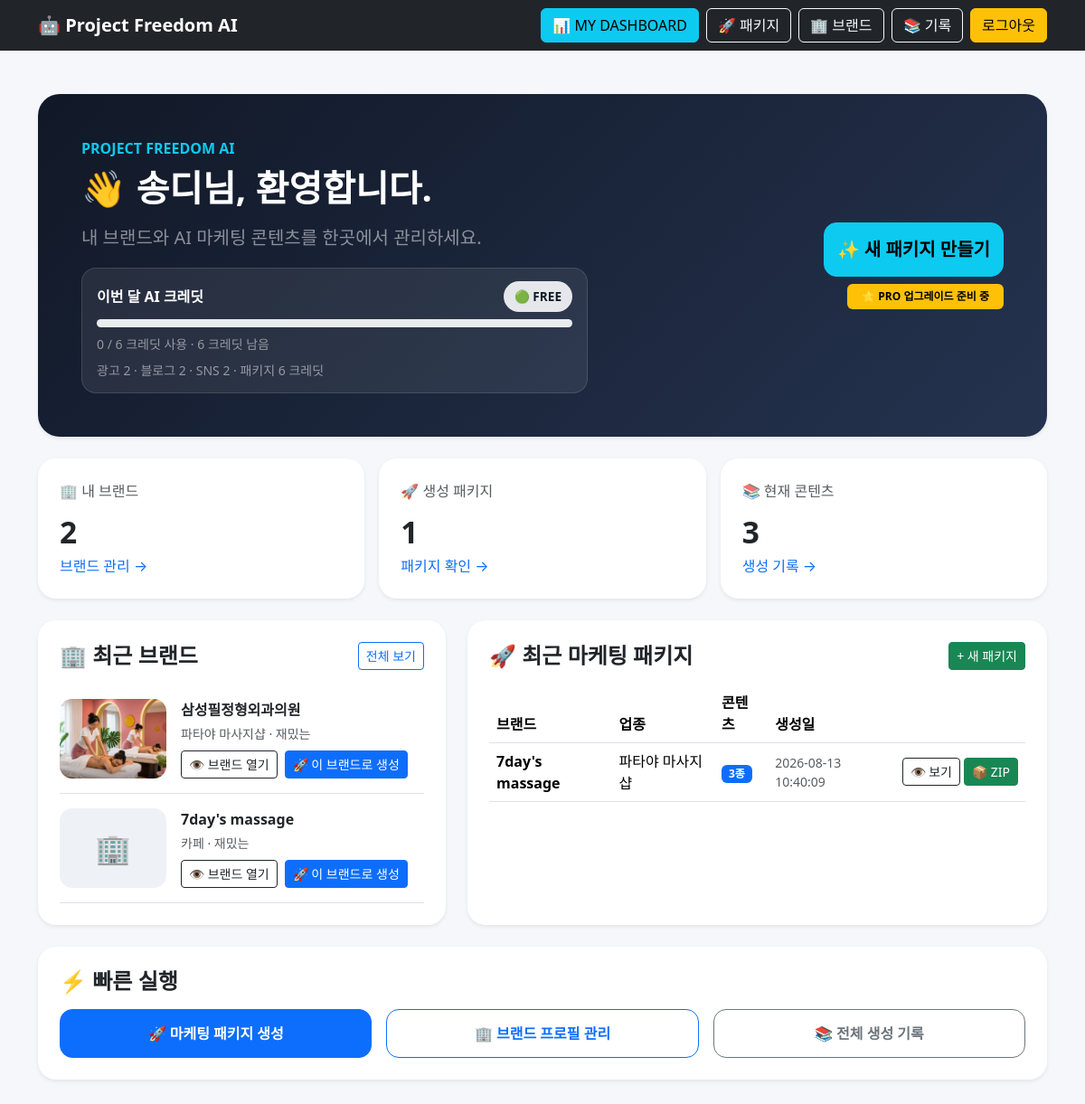
/dashboard (signed in), run on an earlier commit of the app's database.
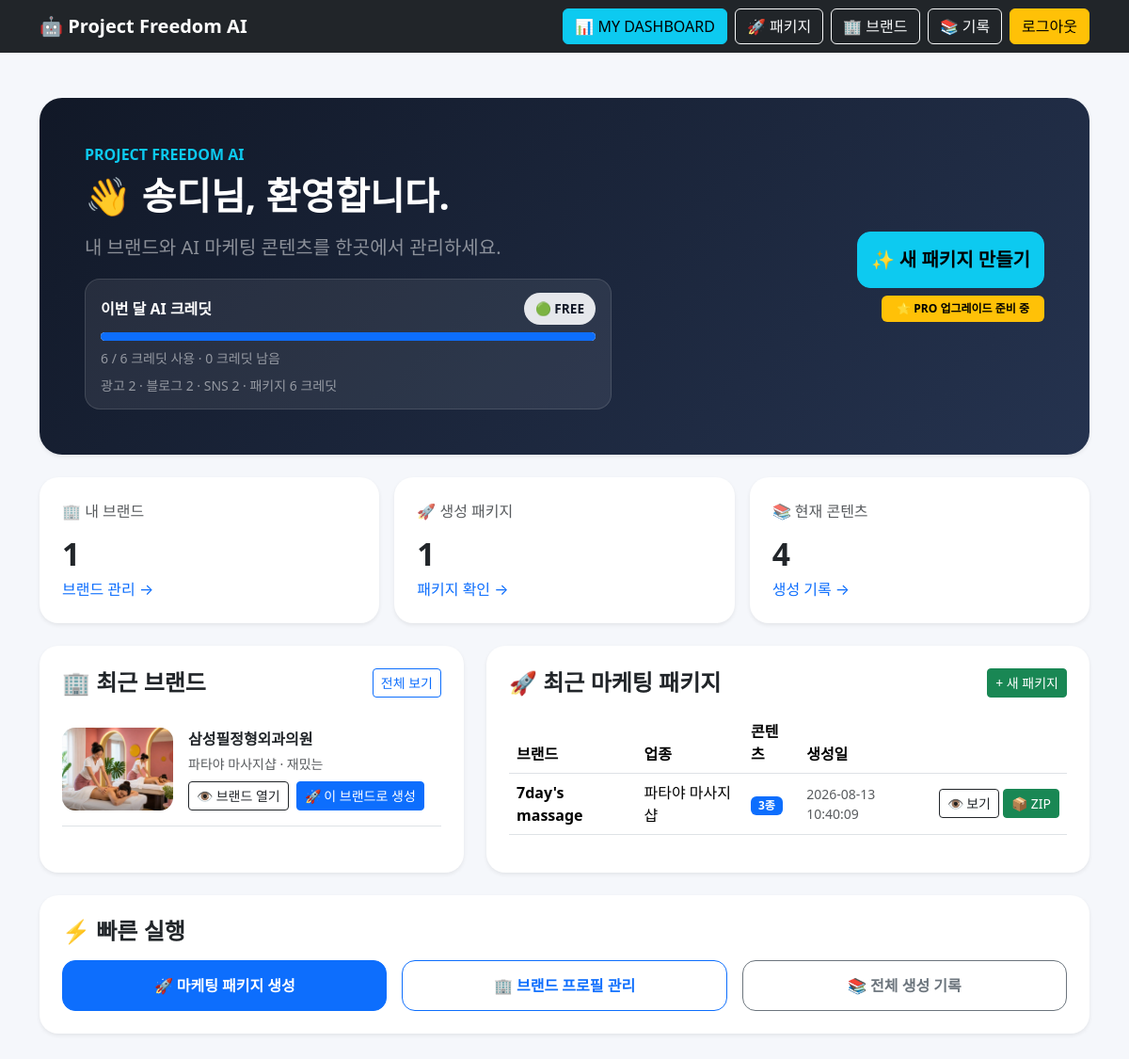
And on a later commit of the database.
### tables this page shows
CREATE TABLE brand_profiles (
            id INTEGER PRIMARY KEY AUTOINCREMENT,
            business TEXT NOT NULL,
            company TEXT NOT NULL,
            style TEXT NOT NULL,
            image_style TEXT DEFAULT '고급스러운 실사',
            sns_platform TEXT DEFAULT '인스타그램',
            blog_length TEXT DEFAULT '2000자',
            ads_count INTEGER DEFAULT 5,
            created_at TIMESTAMP DEFAULT CURRENT_TIMESTAMP
        , user_id INTEGER);

CREATE TABLE history (
            id INTEGER PRIMARY KEY AUTOINCREMENT,
            business TEXT,
            company TEXT,
            style TEXT,
            result TEXT
        , image_url TEXT, content_type TEXT DEFAULT 'general', package_id TEXT, brand_profile_id INTEGER, created_at TEXT, version INTEGER DEFAULT 1, is_current INTEGER DEFAULT 1, user_id INTEGER);

### app.py (the view)
@app.route("/dashboard")
@login_required
def dashboard():
    dashboard_data = get_dashboard_data(session["user_id"])
    return render_template("dashboard.html", dashboard=dashboard_data)

### database/db.py (called while the page is built)
def _connect():
    return sqlite3.connect(str(DB_PATH))

### routes/auth.py (called while the page is built)
def login_required(view_function):
    @wraps(view_function)
    def wrapped_view(*args, **kwargs):
        if not session.get("user_id"):
            return redirect(
                url_for("auth.login")
            )
        return view_function(
            *args,
            **kwargs
        )
    return wrapped_view

### templates/dashboard.html (shortened to what the changed rows need)
<!DOCTYPE html>
<html lang="ko">
<head>
    <link
        href="https://cdn.jsdelivr.net/npm/bootstrap@5.3.7/dist/css/bootstrap.min.css"
        rel="stylesheet">
</head>
<body>
<div class="container py-5">
    <section class="hero shadow-sm p-4 p-md-5 mb-4">
        <div class="row align-items-center g-4">
            <div class="col-lg-8">
                <h1 class="fw-bold mb-3">
                    👋 {{ session.get("user_name") }}님, 환영합니다.
                </h1>
                <div class="usage-box">
                    <div class="d-flex justify-content-between align-items-center mb-2">
                        <div class="fw-bold">이번 달 AI 크레딧</div>
                        <span class="plan-pill {{ 'plan-pro' if session.get('plan') == 'PRO' else 'plan-free' }}">
                        </span>
                    </div>
                    <div class="progress" style="height: 9px;">
                        <div class="progress-bar" role="progressbar"
                             style="width: {{ session.get('plan_percent', 0) }}%"></div>
                    </div>
                    <div class="small text-white-50 mt-2">
                        {{ session.get('plan_used', 0) }} / {{ session.get('plan_limit', 6) }} 크레딧 사용
                        · {{ session.get('plan_remaining', 6) }} 크레딧 남음
                    </div>
                    <div class="small text-white-50 mt-2">
                        광고 2 · 블로그 2 · SNS 2 · 패키지 6 크레딧
                    </div>
                </div>
            </div>
        </div>
    </section>
    <div class="row g-3 mb-4">
        <div class="col-md-4">
            <div class="card dashboard-card shadow-sm h-100">
                <div class="card-body p-4">
                    <div class="text-muted mb-2">🏢 내 브랜드</div>
                    <div class="stat-number">{{ dashboard.brand_count }}</div>
                    <a href="/profiles" class="text-decoration-none">
                        브랜드 관리 →
                    </a>
                </div>
            </div>
        </div>
        <div class="col-md-4">
            <div class="card dashboard-card shadow-sm h-100">
                <div class="card-body p-4">
                    <div class="text-muted mb-2">📚 현재 콘텐츠</div>
                    <div class="stat-number">{{ dashboard.content_count }}</div>
                    <a href="/history" class="text-decoration-none">
                        생성 기록 →
                    </a>
                </div>
            </div>
        </div>
    </div>
    <div class="row g-4">
        <div class="col-lg-5">
            <div class="card dashboard-card shadow-sm h-100">
                <div class="card-body p-4">
                    {% if dashboard.recent_brands %}
                        {% for brand in dashboard.recent_brands %}
                        <div class="d-flex gap-3 align-items-center border-bottom py-3">
                            {% if brand[4] %}
                            <img
                                src="{{ brand[4] }}"
                                class="brand-thumbnail"
                                alt="{{ brand[2] }} 대표 이미지">
                            {% else %}
                            <div class="brand-placeholder">
                                🏢
                            </div>
                            {% endif %}
                            <div class="flex-grow-1 min-w-0">
                                <div class="fw-bold mb-1">
                                    {{ brand[2] }}
                                </div>
                                <div class="small text-muted mb-2">
                                    {{ brand[1] }} · {{ brand[3] }}
                                </div>
                                <div class="d-flex gap-2 flex-wrap">
                                    <a
                                        href="/profiles/{{ brand[0] }}/history"
                                        class="btn btn-sm btn-outline-dark">
                                        👁 브랜드 열기
                                    </a>
                                    <a
                                        href="/package?profile_id={{ brand[0] }}"
                                        class="btn btn-sm btn-primary">
                                        🚀 이 브랜드로 생성
                                    </a>
                                </div>
                            </div>
                        </div>
                        {% endfor %}
                    {% endif %}
                </div>
            </div>
        </div>
        <div class="col-lg-7">
            <div class="card dashboard-card shadow-sm h-100">
                <div class="card-body p-4">
                    {% if dashboard.recent_packages %}
                    <div class="table-responsive">
                        <table class="table align-middle">
                            <thead>
                                <tr>
                                    <th>브랜드</th>
                                    <th>업종</th>
                                    <th>콘텐츠</th>
                                    <th>생성일</th>
                                    <th></th>
                                </tr>
                            </thead>
                            <tbody>
                            {% for package in dashboard.recent_packages %}
                                <tr>
                                    <td class="fw-semibold">
                                        {{ package[2] }}
                                    </td>
                                    <td>
                                        {{ package[3] }}
                                    </td>
                                    <td>
                                        <span class="badge text-bg-primary">
                                            {{ package[5] }}종
                                        </span>
                                    </td>
                                    <td class="small text-muted">
                                        {{ package[4] or "-" }}
                                    </td>
                                    <td class="text-end package-actions">
                                        {% if package[1] %}
                                        <a
                                            href="/profiles/{{ package[1] }}/history/{{ package[0] }}"
                                            class="btn btn-sm btn-outline-dark">
                                            👁 보기
                                        </a>
                                        {% endif %}
                                        <a
                                            href="/history/package/{{ package[0] }}/download/zip"
                                            class="btn btn-sm btn-success">
                                            📦 ZIP
                                        </a>
                                    </td>
                                </tr>
                            {% endfor %}
                            </tbody>
                        </table>
                    </div>
                    {% endif %}
                </div>
            </div>
        </div>
    </div>
</div>
</body>
</html>

What changed in the data, as far as the page shows it:
removed brand_profiles: company "7day's massage", business "카페", style "재밌는"
Also different on the page:
{{ session.get('plan_used', 0) }}: "0" → "6"
{{ session.get('plan_remaining', 6) }}: "6" → "0"
{{ dashboard.brand_count }}: "2" → "1"
{{ dashboard.content_count }}: "3" → "4"
